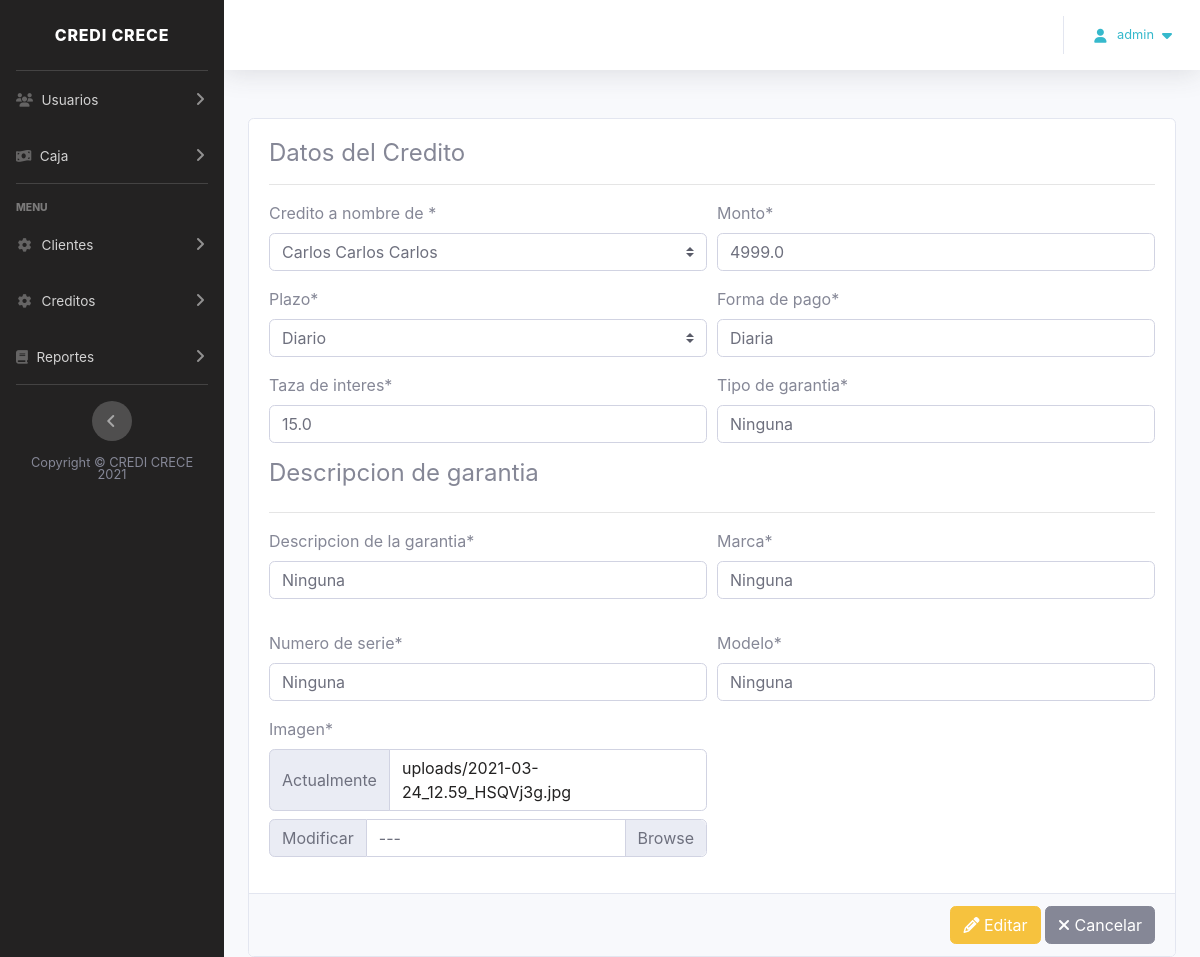
The page /creditos/actualizar/13/ (signed in) on the database its author committed.
### creditos/models.py (models this page shows)
class Credito(BaseModel):
    PLAZOS = (
        ('diario','Diario'),
        ('semanal','Semanal'),
        ('quincenal','Quincenal'),
        ('mensual','Mensual'),
    )
    cliente_asignado = models.ForeignKey(
        Cliente,
        on_delete = models.CASCADE,
        verbose_name = 'Credito a nombre de '
    )
    monto = models.FloatField(_('Monto'))
    plazo = models.CharField(_('Plazo'),max_length=25,choices=PLAZOS,default='diario')
    forma_de_pago = models.CharField(_('Forma de pago'),max_length=25)
    taza_de_interes = models.FloatField(_('Taza de interes'),default=15)
    tipo_garantia = models.CharField(_('Tipo de garantia'),max_length=50)
    desembolsado = models.BooleanField(_('Credito desembolsado'),default=False)
    pagado = models.BooleanField(_('Credito pagado'),default=False)
    descripcion_garantia = models.CharField(_('Descripcion de la garantia'),max_length=25)
    marca = models.CharField(_('Marca'),max_length=25)
    numero_serie = models.CharField(_('Numero de serie'),max_length=25)
    modelo = models.CharField(_('Modelo'),max_length=50)
    cic = models.UUIDField(default=uuid.uuid4, unique=True, db_index=True, editable=False)
    imagen = models.ImageField(upload_to ='uploads/')
    cuota_capital = models.FloatField(_('Cuota capital'),default=0)
    cuota_interes = models.FloatField(_('Cuota de interes'),default=0)
    cuota_total = models.FloatField(_('Cuota total'),default=0)
    cuotas_pendientes = models.FloatField(_('Cantidad de cuotas pendientes'),default=0)
    cuota_total_diaria = models.FloatField(_('Cuota total diaria'),default=0)
    cuota_interes_diaria = models.FloatField(_('Cuota de interes diaria'),default=0)

### clientes/models.py (models this page shows)
class Cliente(BaseModel):
    ESTADOS_CIVILES = (('soltero','Soltero'),('casado','Casado'))
    CONDICION_DE_VIVIENDA = (('propia','Propia'),('alquilada','Alquilada'),('usufructo','Usufructo'),('familiar','Familiar'),('adeudada','Adeuda'),('prestada','Prestada'))
    primer_nombre = models.CharField(_('Primer nombre'),max_length=50)
    segundo_nombre = models.CharField(_('Segundo nombre'),max_length=50)
    tercer_nombre = models.CharField(_('Tercer nombre'),max_length=50)
    cuarto_nombre = models.CharField(_('Cuarto nombre'),max_length=50)
    apellido_de_casada = models.CharField(_('Apellido de casada'),max_length=50,null=True,blank=True)
    dpi_cliente = models.CharField(_('DPI'),max_length=50)
    profesion = models.CharField(_('Profesion'),max_length=50)
    direccion = models.CharField(_('Direccion'),max_length=50)
    telefono_casa = models.CharField(_('Telefono de casa'),max_length=50)
    celular = models.CharField(_('Telefono celular'),max_length=50)
    nit = models.CharField(_('Numero de NIT'),max_length=30)
    estado_civil = models.CharField(_('Estado Civil'),max_length = 25,choices=ESTADOS_CIVILES,default='soltero')
    conyugue = models.CharField(_('Conyuge'),max_length=100)
    condicion_vivienda = models.CharField(_('Condicion de vivienda'),max_length = 25, choices = CONDICION_DE_VIVIENDA,default='propia')
    correo_electronico = models.CharField(_('Correo electronico'),max_length = 25)
    primera_referencia_p = models.CharField(_('Nombre de la Primera referencia'),max_length=50,null=True,blank=True)
    segunda_referencia_p = models.CharField(_('Nombre de la Segunda referencia'),max_length=50,null=True,blank=True)
    telefono_primera_referencia_p = models.CharField(_('Telefono de la Primera referencia'),max_length=50,null=True,blank=True)
    telefono_segunda_referencia_p = models.CharField(_('Telefono de la Segunda referencia'),max_length=50,null=True,blank=True)
    primera_referencia_f = models.CharField(_('Nombre Primera Referencia Familiar'),max_length=50,null=True,blank=True)
    segunda_referencia_f = models.CharField(_('Nombre Segunda Referencia Familiar'),max_length=50,null=True,blank=True)
    telefono_primera_referencia_f = models.CharField(_('Telefono de la Primera Referencia Familiar'),max_length=50,null=True,blank=True)
    telefono_segunda_referencia_f = models.CharField(_('Telefono de la Segunda Referencia Familiar'),max_length=50,null=True,blank=True)
    nombre_de_la_empresa_prd = models.CharField(_('Nombre de la empresa'),max_length=50)
    telefono_prd = models.CharField(_('Telefono'),max_length=25)
    direccion_de_la_empresa_prd = models.CharField(_('Direccion de la empresa'),max_length=50)
    puesto_de_trabajo_prd = models.CharField(_('Puesto de trabajo'),max_length = 50)
    fecha_inicio_prd = models.DateField(_('Fecha de inicio'))
    actividad_economica_empresa_prd = models.CharField(_('Actividad economica de la empresa'),max_length=50)
    nombre_de_la_empresa_ep = models.CharField(_('Nombre de la empresa'),max_length=50)
    nit_ep = models.CharField(_('NIT'),max_length=25)
    telefono_ep = models.CharField(_('Telefono'),max_length=25)
    fecha_inicio_ep = models.DateField(_('Fecha de inicio'),max_length=25)
    def __str__(self):
        return f'{self.primer_nombre} {self.segundo_nombre} {self.tercer_nombre}'

### creditos/views.py (the view)
# urls.py: path('creditos/actualizar/<int:pk>/', views.CreditosUpdateView.as_view(), name='update_credits'),
class CreditosUpdateView(BasePermissionView, UpdateView, UpdateViewMixinCustom):
    model = Credito
    template_name = 'update_credit.html'
    form_class = CreditoForm
    success_url = reverse_lazy('creditos:index_credits')

### utils/mixinCustom.py (called while the page is built)
    def test_func(self):
        return User.objects.filter(id=self.request.user.id).exists()

### creditos/templates/update_credit.html (shortened to what this page needs)
{% extends 'base_main.html'%}
{% load static %}
{% load crispy_forms_tags %}
{% block contenido %}
    <br>
    <form method="post" action="" enctype="multipart/form-data" novalidate autocomplete="off">
         <div class="card">
            <div class="card-body">
                <div class="title-block">
                    <h4 class="title">Datos del Credito</h4>
                    <hr/>
                </div>
                <div class="form-horizontal">
                    {% crispy form %}
                </div>
            </div>
            <div class="card-footer text-right">
               {% url 'guias:index_customers' as cancel_url %}
               {% include "snippets/_form_default_buttons.html" with cancel_url=cancel_url %}
            </div>
        </div>
    </form>
{% endblock %}

### templates/base_main.html (shortened to what this page needs)
{% load static %}
{% load auth_extras %}
<!DOCTYPE html>
<html lang="es">
    <head>
        <link rel="stylesheet" href="{% static 'bootstrap/dist/css/bootstrap.min.css' %}">
        <link rel="stylesheet" href="{% static '@fortawesome/fontawesome-free/css/all.min.css'%}">
        <link rel="stylesheet" type="text/css" href="{% static 'css/main/sb-admin-2.css' %}">
    </head>
    <body id="page-top">
        <div id="wrapper">
            <ul class="navbar-nav bg-gradient-dark sidebar sidebar-dark accordion" id="accordionSidebar">
                <a class="sidebar-brand d-flex align-items-center justify-content-center" href="#">
                    <div class="sidebar-brand-text mx-3">CREDI CRECE</div>
                </a>
                <hr class="sidebar-divider my-0">
                {% if user.is_staff or user|groups:"Administrador" or user|groups:"Gerente Sucursal" %}
                <li class="nav-item">
                    <a class="nav-link collapsed" href="#" data-toggle="collapse" data-target="#collapseUsuarios"
                        aria-expanded="true" aria-controls="collapseUtilities">
                        <i class="fas fa-users"></i>
                        <span>Usuarios</span>
                    </a>
                </li>
                {% endif %}
                {% if user.is_staff or user|groups:"Administrador" %}
                <li class="nav-item">
                    <a class="nav-link collapsed" href="#" data-toggle="collapse" data-target="#collapsePrecios"
                        aria-expanded="true" aria-controls="collapseUtilities">
                        <i class="fas fa-money-bill-wave"></i>
                        <span>Caja</span>
                    </a>
                </li>
            {% endif %}
                <hr class="sidebar-divider">
                {% if user.is_staff or user|groups:"Administrador" or user|groups:"Gerente Sucursal" or user|groups:"Colaboradores" %}
                <div class="sidebar-heading">Menu</div>
                <li class="nav-item ">
                    <a class="nav-link collapsed" href="#" data-toggle="collapse" data-target="#collapseClientes"
                        aria-expanded="true" aria-controls="collapseTwo">
                        <i class="fas fa-fw fa-cog"></i>
                        <span>Clientes</span>
                    </a>
                <li class="nav-item">
                    <a class="nav-link collapsed" href="#" data-toggle="collapse" data-target="#collapseCuentas"
                        aria-expanded="true" aria-controls="collapseTwo">
                        <i class="fas fa-fw fa-cog"></i>
                        <span>Creditos</span>
                    </a>
                </li>
                <li class="nav-item">
                    <a class="nav-link collapsed" href="#" data-toggle="collapse" data-target="#collapseReportes"
                        aria-expanded="true" aria-controls="collapseTwo">
                        <i class="fas fa-book"></i>
                        <span>Reportes</span>
                    </a>
                </li>
                {% endif %}
                <hr class="sidebar-divider d-none d-md-block">
                <div class="text-center d-none d-md-inline">
                    <button class="rounded-circle border-0" id="sidebarToggle"></button>
                </div>
                <footer class="sticky-footer">
                    <div class="container my-auto">
                        <div class="copyright text-center my-auto">
                            <span>Copyright &copy; CREDI CRECE 2021</span>
                        </div>
                    </div>
                </footer><br>
            </ul>
            <div id="content-wrapper" class="d-flex flex-column">
                <div id="content">
                    <nav class="navbar navbar-expand navbar-light bg-white topbar mb-4 static-top shadow" aria-label="menu">
                        <ul class="navbar-nav ml-auto">
                            <li class="nav-item dropdown no-arrow">
                                <a class="nav-link dropdown-toggle text-info" href="#" id="userDropdown" role="button"
                                    data-toggle="dropdown" aria-haspopup="true" aria-expanded="false">
                                    <i class="fas fa-user fa-sm fa-fw mr-2 text-info"></i>
                                    <span class="mr-2 small text-info">{{user.username}} </span>
                                    <i class="fa fa-caret-down text-info" aria-hidden="true"></i>
                                </a>
                            </li>
                        </ul>
                    </nav>
                    <div class="container-fluid">
                        <div>
                            {% block contenido %}{% endblock contenido %}
                        </div>
                    </div>
                </div>
            </div>
        </div>
    </body>
</html>

### rows shown on the page
Credito: cliente_asignado "Carlos Carlos Carlos", monto "4999.0", plazo "Diario", forma_de_pago "Diaria", taza_de_interes "15.0", tipo_garantia "Ninguna", descripcion_garantia "Ninguna", marca "Ninguna", numero_serie "Ninguna", modelo "Ninguna"

### other values the page prints
{{ user.username }} "admin"
